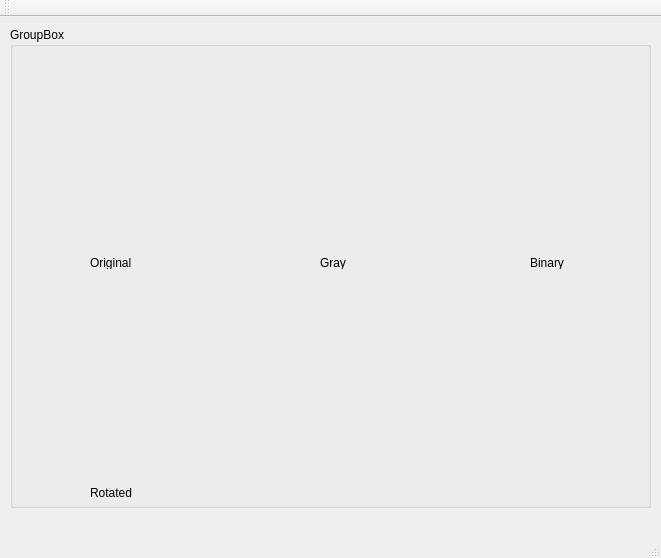
<?xml version="1.0" encoding="UTF-8"?>
<ui version="4.0">
 <class>MainWindow</class>
 <widget class="QMainWindow" name="MainWindow">
  <property name="geometry">
   <rect>
    <x>0</x>
    <y>0</y>
    <width>661</width>
    <height>558</height>
   </rect>
  </property>
  <property name="windowTitle">
   <string>MainWindow</string>
  </property>
  <widget class="QWidget" name="centralWidget">
   <widget class="QGroupBox" name="groupBox">
    <property name="geometry">
     <rect>
      <x>10</x>
      <y>10</y>
      <width>641</width>
      <height>481</height>
     </rect>
    </property>
    <property name="title">
     <string>GroupBox</string>
    </property>
    <widget class="QLabel" name="label1">
     <property name="geometry">
      <rect>
       <x>10</x>
       <y>20</y>
       <width>200</width>
       <height>200</height>
      </rect>
     </property>
     <property name="lineWidth">
      <number>1</number>
     </property>
     <property name="text">
      <string/>
     </property>
     <property name="margin">
      <number>0</number>
     </property>
    </widget>
    <widget class="QLabel" name="label_2">
     <property name="geometry">
      <rect>
       <x>80</x>
       <y>230</y>
       <width>54</width>
       <height>12</height>
      </rect>
     </property>
     <property name="text">
      <string>Original</string>
     </property>
    </widget>
    <widget class="QLabel" name="label2">
     <property name="geometry">
      <rect>
       <x>220</x>
       <y>20</y>
       <width>200</width>
       <height>200</height>
      </rect>
     </property>
     <property name="text">
      <string/>
     </property>
    </widget>
    <widget class="QLabel" name="label_4">
     <property name="geometry">
      <rect>
       <x>310</x>
       <y>230</y>
       <width>54</width>
       <height>12</height>
      </rect>
     </property>
     <property name="text">
      <string>Gray</string>
     </property>
    </widget>
    <widget class="QLabel" name="label3">
     <property name="geometry">
      <rect>
       <x>430</x>
       <y>20</y>
       <width>200</width>
       <height>200</height>
      </rect>
     </property>
     <property name="text">
      <string/>
     </property>
    </widget>
    <widget class="QLabel" name="label_6">
     <property name="geometry">
      <rect>
       <x>520</x>
       <y>230</y>
       <width>54</width>
       <height>12</height>
      </rect>
     </property>
     <property name="text">
      <string>Binary</string>
     </property>
    </widget>
    <widget class="QLabel" name="label4">
     <property name="geometry">
      <rect>
       <x>10</x>
       <y>250</y>
       <width>200</width>
       <height>200</height>
      </rect>
     </property>
     <property name="lineWidth">
      <number>1</number>
     </property>
     <property name="text">
      <string/>
     </property>
     <property name="margin">
      <number>0</number>
     </property>
    </widget>
    <widget class="QLabel" name="label_3">
     <property name="geometry">
      <rect>
       <x>80</x>
       <y>460</y>
       <width>54</width>
       <height>12</height>
      </rect>
     </property>
     <property name="text">
      <string>Rotated</string>
     </property>
    </widget>
   </widget>
  </widget>
  <widget class="QMenuBar" name="menuBar">
   <property name="geometry">
    <rect>
     <x>0</x>
     <y>0</y>
     <width>661</width>
     <height>23</height>
    </rect>
   </property>
  </widget>
  <widget class="QToolBar" name="mainToolBar">
   <attribute name="toolBarArea">
    <enum>TopToolBarArea</enum>
   </attribute>
   <attribute name="toolBarBreak">
    <bool>false</bool>
   </attribute>
  </widget>
  <widget class="QStatusBar" name="statusBar"/>
 </widget>
 <layoutdefault spacing="6" margin="11"/>
 <resources/>
 <connections/>
</ui>
